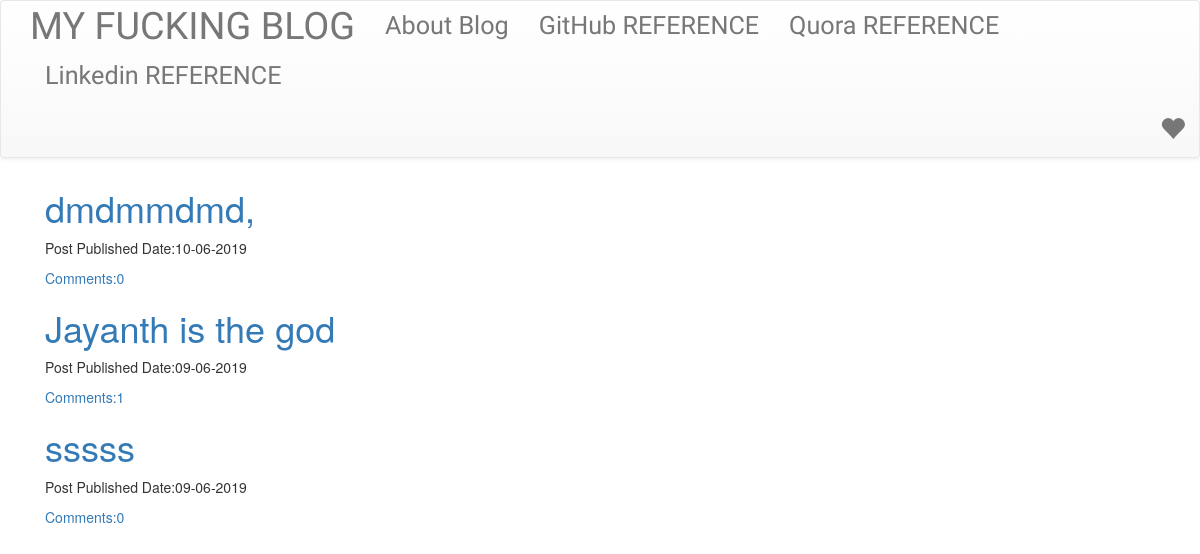
The page / on the database its author committed.
### blogs/models.py (models this page shows, shortened)
class Post(models.Model):
    class Meta:
        verbose_name='Post'
    author=models.ForeignKey('auth.User',on_delete=models.CASCADE,)
    title=models.CharField(max_length=100)
    content=models.TextField()
    createtime=models.DateTimeField(default=timezone.now)
    publishtime=models.DateTimeField(blank=True,null=True)
    def approved_comments(self):
        return self.comments.filter(approve_comment=True)

### blogs/views.py (the view)
# urls.py: url(r'^$',views.PostListView.as_view(),name='post_list'),
class PostListView(ListView):
    model=Post
    def get_queryset(self):
        return Post.objects.filter(publishtime__lte=timezone.now()).order_by('-publishtime')

### blogs/templates/blogs/post_list.html (shortened to what this page needs)
{% extends 'blogs/base.html'%}
{%block content%}
<div class="centerstage">
  {% for post in post_list %}
    <div class="post">
      <h1><a href="{% url 'post_detail' pk=post.pk %}">{{post.title}}</a></h1>
      <div class="date">
      <p>Post Published Date:{{post.publishtime|date:'d-m-Y'}}</p>
    </div>
    <a href="{%url 'post_detail' pk=post.pk %}">Comments:{{post.approved_comments.count}}</a>
  </div>
  {%endfor%}
</div>
{%endblock%}

### blogs/static/css/blogs.css (style rules this page uses)
.centerstage { margin-left: auto; margin-right: auto; }
.loader { filter:hue-rotate(0deg); color: linear-gradient(45deg,#0f8,#08f); animation:hue 5000ms infinite linear; }

### rows shown on the page
Post: title "dmdmmdmd,", publishtime "10-06-2019", approved_comments.count "0"
Post: title "Jayanth is the god", publishtime "09-06-2019", approved_comments.count "1"
Post: title "sssss", publishtime "09-06-2019", approved_comments.count "0"
